Frame 1 (no input): blank canvas, image omitted
Frame 60 (the mouse pressed at the canvas centre just before this capture): blank canvas, image omitted
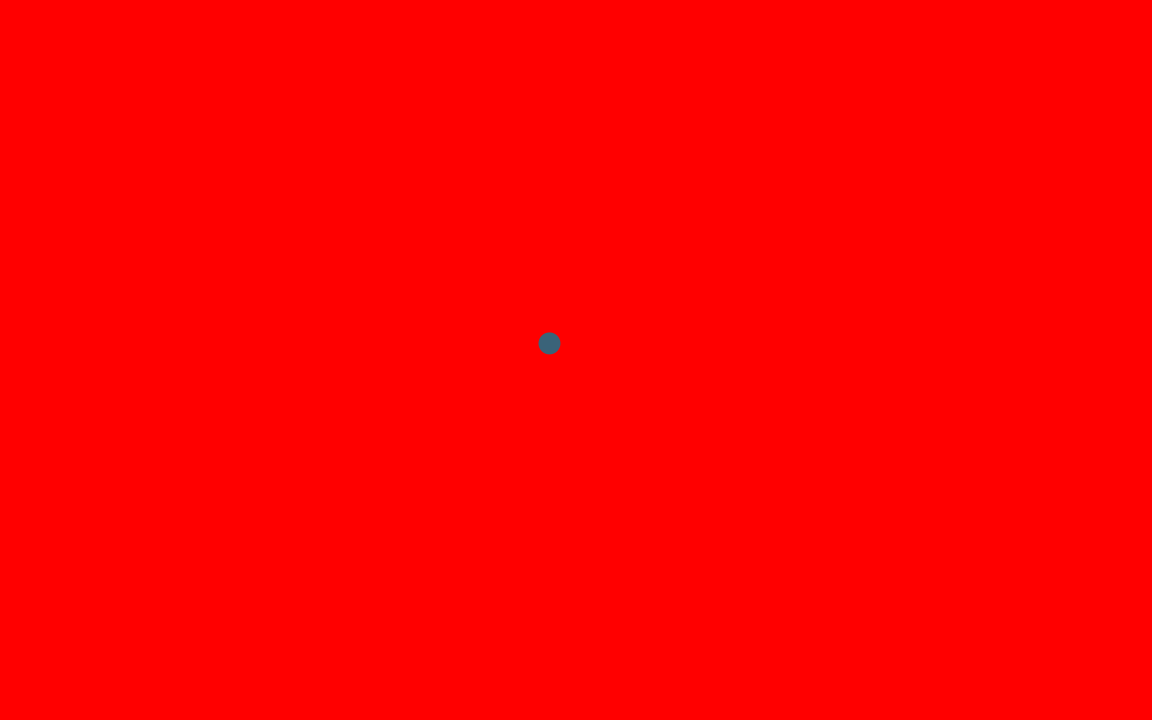
Frame 120 (the mouse held since frame 60 and released just before this capture)

The Processing sketch whose frames 1 and 60 were blank and that drew this single picture after the mouse press (run headless with seeded random() and noise(); from frame 60 on, the mouse is pressed at the canvas centre):

// Processing sketch: processing_65308
// ── processing_65308.pde

float x = 0;
float y = 0;
float targetx;
float targety;
float easing = 0.05;
float dx;
float dy;

void setup()
{
  size(1152,720);
  smooth();
  noStroke();
}

void draw()
{
  background(255,0,0);
  
  targetx = mouseX;
  dx = targetx - x;
  if(abs(dx) > 1)
  {
    x += dx * easing;
    fill(random(255),random(255),random(255));
  }
  
  targety = mouseY;
  dy = targety - y;
  if(abs(dy) > 1)
  {
    y += dy * easing;
    fill(random(255),random(255),random(255));
  }
  ellipse(x,y,22,22);
}
